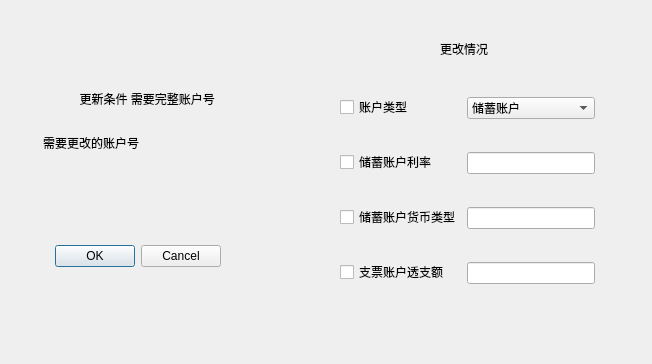
<?xml version="1.0" encoding="UTF-8"?>
<ui version="4.0">
 <class>AccountUpdateDialog</class>
 <widget class="QDialog" name="AccountUpdateDialog">
  <property name="geometry">
   <rect>
    <x>0</x>
    <y>0</y>
    <width>652</width>
    <height>364</height>
   </rect>
  </property>
  <property name="windowTitle">
   <string>AccountUpdateDialog</string>
  </property>
  <widget class="QDialogButtonBox" name="buttonBox">
   <property name="geometry">
    <rect>
     <x>-120</x>
     <y>240</y>
     <width>341</width>
     <height>32</height>
    </rect>
   </property>
   <property name="orientation">
    <enum>Qt::Horizontal</enum>
   </property>
   <property name="standardButtons">
    <set>QDialogButtonBox::Cancel|QDialogButtonBox::Ok</set>
   </property>
  </widget>
  <widget class="QLabel" name="label_3">
   <property name="geometry">
    <rect>
     <x>440</x>
     <y>40</y>
     <width>61</width>
     <height>18</height>
    </rect>
   </property>
   <property name="text">
    <string>更改情况</string>
   </property>
  </widget>
  <widget class="QWidget" name="layoutWidget">
   <property name="geometry">
    <rect>
     <x>340</x>
     <y>70</y>
     <width>255</width>
     <height>242</height>
    </rect>
   </property>
   <layout class="QHBoxLayout" name="horizontalLayout">
    <item>
     <layout class="QVBoxLayout" name="verticalLayout_5">
      <item>
       <widget class="QCheckBox" name="typecheckBox">
        <property name="text">
         <string>账户类型</string>
        </property>
       </widget>
      </item>
      <item>
       <widget class="QCheckBox" name="ratecheckBox">
        <property name="text">
         <string>储蓄账户利率</string>
        </property>
       </widget>
      </item>
      <item>
       <widget class="QCheckBox" name="currencycheckBox">
        <property name="text">
         <string>储蓄账户货币类型</string>
        </property>
       </widget>
      </item>
      <item>
       <widget class="QCheckBox" name="overdraftcheckBox">
        <property name="text">
         <string>支票账户透支额</string>
        </property>
       </widget>
      </item>
     </layout>
    </item>
    <item>
     <layout class="QVBoxLayout" name="verticalLayout_4">
      <item>
       <widget class="QComboBox" name="comboBox">
        <item>
         <property name="text">
          <string>储蓄账户</string>
         </property>
        </item>
        <item>
         <property name="text">
          <string>支票账户</string>
         </property>
        </item>
       </widget>
      </item>
      <item>
       <widget class="QLineEdit" name="ratelineEdit"/>
      </item>
      <item>
       <widget class="QLineEdit" name="currencylineEdit"/>
      </item>
      <item>
       <widget class="QLineEdit" name="overdraftlineEdit"/>
      </item>
     </layout>
    </item>
   </layout>
  </widget>
  <widget class="QWidget" name="">
   <property name="geometry">
    <rect>
     <x>43</x>
     <y>80</y>
     <width>243</width>
     <height>81</height>
    </rect>
   </property>
   <layout class="QGridLayout" name="gridLayout_2">
    <item row="0" column="0" colspan="2">
     <widget class="QLabel" name="label_2">
      <property name="text">
       <string>           更新条件 需要完整账户号</string>
      </property>
     </widget>
    </item>
    <item row="1" column="0">
     <layout class="QGridLayout" name="gridLayout">
      <item row="0" column="0">
       <widget class="QLabel" name="label">
        <property name="text">
         <string>需要更改的账户号</string>
        </property>
       </widget>
      </item>
     </layout>
    </item>
   </layout>
  </widget>
 </widget>
 <resources/>
 <connections>
  <connection>
   <sender>buttonBox</sender>
   <signal>accepted()</signal>
   <receiver>AccountUpdateDialog</receiver>
   <slot>accept()</slot>
   <hints>
    <hint type="sourcelabel">
     <x>248</x>
     <y>254</y>
    </hint>
    <hint type="destinationlabel">
     <x>157</x>
     <y>274</y>
    </hint>
   </hints>
  </connection>
  <connection>
   <sender>buttonBox</sender>
   <signal>rejected()</signal>
   <receiver>AccountUpdateDialog</receiver>
   <slot>reject()</slot>
   <hints>
    <hint type="sourcelabel">
     <x>316</x>
     <y>260</y>
    </hint>
    <hint type="destinationlabel">
     <x>286</x>
     <y>274</y>
    </hint>
   </hints>
  </connection>
 </connections>
</ui>
